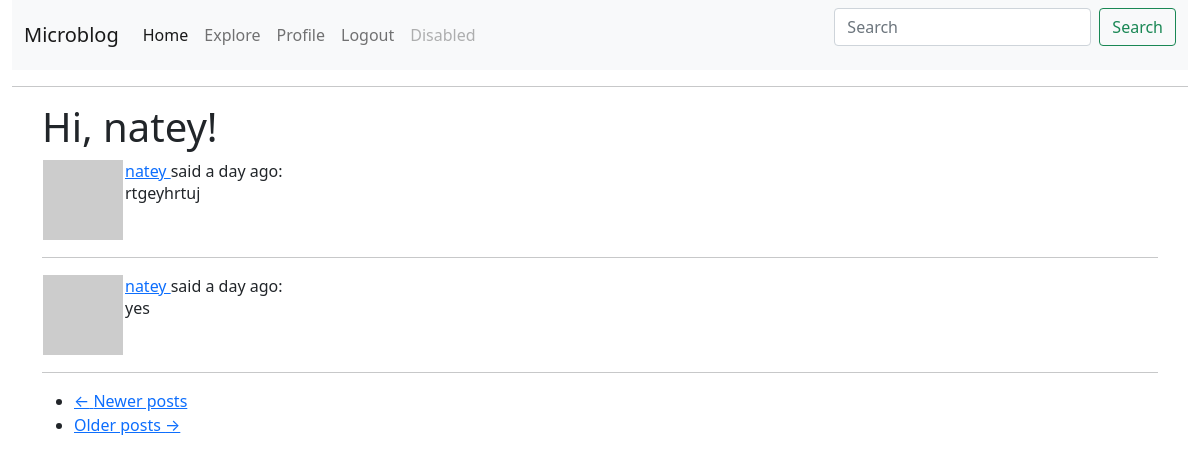
Screenshot of /explore (signed in) with the database file from the repository.
### app/models.py (models this page shows, shortened)
class User(UserMixin, db.Model):
    id = db.Column(db.Integer, primary_key=True)
    username = db.Column(db.String(64), index=True, unique=True)
    email = db.Column(db.String(120), index=True, unique=True)
    password_hash = db.Column(db.String(128))
    tasks = db.relationship('Task', backref='author', lazy='dynamic')
    about_me = db.Column(db.String(140))
    last_seen = db.Column(db.DateTime, default=datetime.utcnow)
    followed = db.relationship(
        'User', secondary=followers,
        primaryjoin=(followers.c.follower_id == id),
        secondaryjoin=(followers.c.followed_id == id),
        backref=db.backref('followers', lazy='dynamic'), lazy='dynamic')
    def avatar(self, size):
        digest = md5(self.email.lower().encode('utf-8')).hexdigest()
        return 'https://www.gravatar.com/avatar/{}?d=identicon&s={}'.format(
            digest, size
        )

class Task(db.Model):
    id = db.Column(db.Integer, primary_key=True)
    body = db.Column(db.String(140))
    timestamp = db.Column(db.DateTime, index=True, default=datetime.utcnow)
    user_id = db.Column(db.Integer, db.ForeignKey('user.id'))

### app/routes.py (the view)
@app.route('/explore')
@login_required
def explore():
    page = request.args.get('page', 1, type=int)
    tasks = Task.query.order_by(Task.timestamp.desc()).paginate(
        page, app.config['POSTS_PER_PAGE'], False)
    next_url = url_for('explore', page=tasks.next_num) \
        if tasks.has_next else None
    prev_url = url_for('explore', page=tasks.prev_num) \
        if tasks.has_prev else None
    return render_template('index.html', title='Explore', tasks=tasks.items,
                           next_url=next_url, prev_url=prev_url)

### app/models.py (called while the page is built)
@login.user_loader
def load_user(id):
    return User.query.get(int(id))

### app/routes.py (called while the page is built)
@app.before_request
def before_request():
    if current_user.is_authenticated:
        current_user.last_seen = datetime.utcnow()
        db.session.commit()

### app/templates/index.html (shortened to what this page needs)
{% extends "base.html" %}
{% block app_content  %}
    <h1>Hi, {{ current_user.username }}!</h1>
    {% for task in tasks %}
        {% include '_post.html' %}
    {% endfor %}
    <nav aria-label="...">
        <ul class="pager">
            <li class="previous{% if not prev_url %} disabled{% endif %}">
                <a href="{{ prev_url or '#' }}">
                    <span aria-hidden="true">&larr;</span> Newer posts
                </a>
            </li>
            <li class="next{% if not next_url %} disabled{% endif %}">
                <a href="{{ next_url or '#' }}">
                    Older posts <span aria-hidden="true">&rarr;</span>
                </a>
            </li>
        </ul>
    </nav>
{% endblock %}

### app/templates/_post.html
{% block app_content %}
     <table>
        <tr valign="top">
            <td width="70px">
                 <a href="{{ url_for('user', username=task.author.username) }}">
                    <img src="{{ task.author.avatar(70) }}" />
                </a>
            <td>
                <a href="{{ url_for('user', username=task.author.username) }}">
                    {{ task.author.username }}
                </a>
                said {{ moment(task.timestamp).fromNow() }}:
            <br>
            {{ task.body }}
            </td>
        </tr>
    </table>
    <hr>
{% endblock %}

### rows the page displays
User: username "natey"
Task: author.username "natey", timestamp "a day ago", body "rtgeyhrtuj"
Task: author.username "natey", timestamp "a day ago", body "yes"
